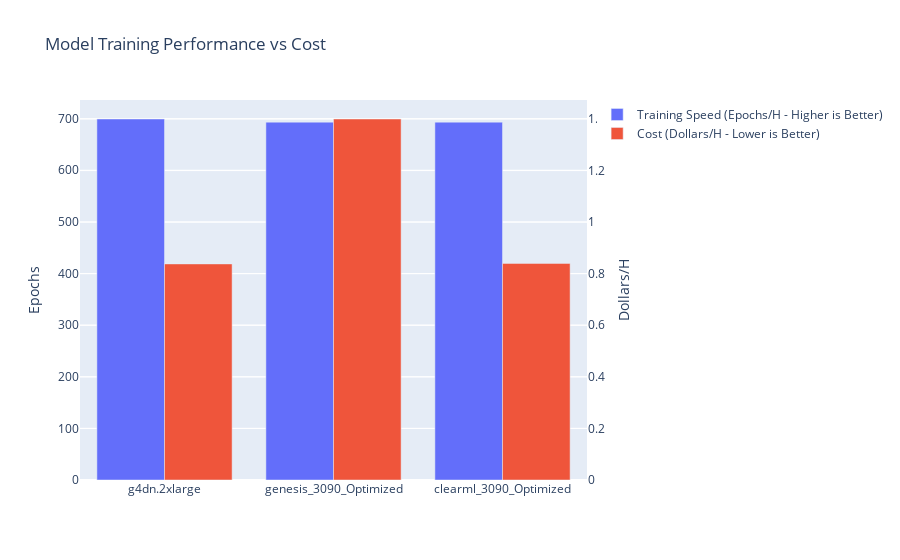

Notebook source saved alongside this figure:
### Code cell
new_runtimes = {}
for key in ["g4dn.2xlarge", "3090_Optimized"]:
    new_runtimes[key] = runtimes[key]
plot_performance_and_cost(new_runtimes)

### Figure 1 — Plotly figure (JSON) as saved in the notebook; plotly's stock layout.template omitted (floating-point values rounded to 4 significant figures)
{"data": [{"name": "Training Speed (Epochs/H - Higher is Better)", "offsetgroup": "1", "type": "bar", "x": ["g4dn.2xlarge", "genesis_3090_Optimized", "clearml_3090_Optimized"], "y": [699.3, 693.3, 693.3], "yaxis": "y"}, {"name": "Cost (Dollars/H - Lower is Better)", "offsetgroup": "2", "type": "bar", "x": ["g4dn.2xlarge", "genesis_3090_Optimized", "clearml_3090_Optimized"], "y": [0.838, 1.4, 0.84], "yaxis": "y2"}], "layout": {"barmode": "group", "title": {"text": "Model Training Performance vs Cost"}, "yaxis": {"title": {"text": "Epochs"}}, "yaxis2": {"overlaying": "y", "side": "right", "title": {"text": "Dollars/H"}}}}
